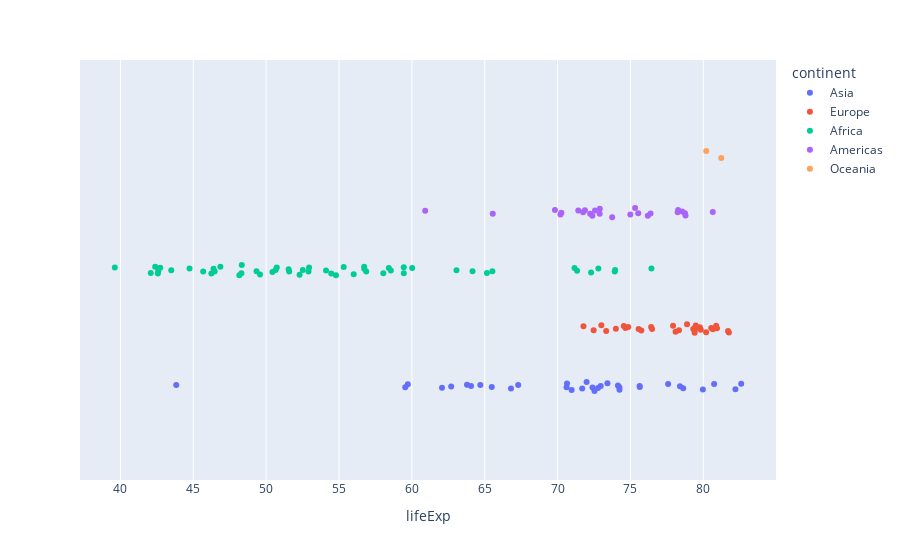

The cell this chart's notebook holds for it:
### Code cell
px.strip(df,
         x="lifeExp", 
         hover_name="country", 
         color= "continent"
        )

### Figure 1 — Plotly figure (JSON) as saved in the notebook; plotly's stock layout.template omitted (floating-point values rounded to 4 significant figures)
{"data": [{"alignmentgroup": "True", "boxpoints": "all", "fillcolor": "rgba(255,255,255,0)", "hoveron": "points", "hovertemplate": "<b>%{hovertext}</b><br><br>continent=Asia<br>lifeExp=%{x}<extra></extra>", "hovertext": ["Afghanistan", "Bahrain", "Bangladesh", "Cambodia", "China", "Hong Kong, China", "India", "Indonesia", "Iran", "Iraq", "Israel", "Japan", "Jordan", "Korea, Dem. Rep.", "Korea, Rep.", "Kuwait", "Lebanon", "Malaysia", "Mongolia", "Myanmar", "Nepal", "Oman", "Pakistan", "Philippines", "Saudi Arabia", "Singapore", "Sri Lanka", "Syria", "Taiwan", "Thailand", "Vietnam", "West Bank and Gaza", "Yemen, Rep."], "legendgroup": "Asia", "line": {"color": "rgba(255,255,255,0)"}, "marker": {"color": "#636efa"}, "name": "Asia", "offsetgroup": "Asia", "orientation": "h", "pointpos": 0, "showlegend": true, "type": "box", "x": [43.83, 75.64, 64.06, 59.72, 72.96, 82.21, 64.7, 70.65, 70.96, 59.55, 80.75, 82.6, 72.53, 67.3, 78.62, 77.59, 71.99, 74.24, 66.8, 62.07, 63.78, 75.64, 65.48, 71.69, 72.78, 79.97, 72.4, 74.14, 78.4, 70.62, 74.25, 73.42, 62.7], "x0": " ", "xaxis": "x", "y0": " ", "yaxis": "y"}, {"alignmentgroup": "True", "boxpoints": "all", "fillcolor": "rgba(255,255,255,0)", "hoveron": "points", "hovertemplate": "<b>%{hovertext}</b><br><br>continent=Europe<br>lifeExp=%{x}<extra></extra>", "hovertext": ["Albania", "Austria", "Belgium", "Bosnia and Herzegovina", "Bulgaria", "Croatia", "Czech Republic", "Denmark", "Finland", "France", "Germany", "Greece", "Hungary", "Iceland", "Ireland", "Italy", "Montenegro", "Netherlands", "Norway", "Poland", "Portugal", "Romania", "Serbia", "Slovak Republic", "Slovenia", "Spain", "Sweden", "Switzerland", "Turkey", "United Kingdom"], "legendgroup": "Europe", "line": {"color": "rgba(255,255,255,0)"}, "marker": {"color": "#EF553B"}, "name": "Europe", "offsetgroup": "Europe", "orientation": "h", "pointpos": 0, "showlegend": true, "type": "box", "x": [76.42, 79.83, 79.44, 74.85, 73.0, 75.75, 76.49, 78.33, 79.31, 80.66, 79.41, 79.48, 73.34, 81.76, 78.89, 80.55, 74.54, 79.76, 80.2, 75.56, 78.1, 72.48, 74.0, 74.66, 77.93, 80.94, 80.88, 81.7, 71.78, 79.42], "x0": " ", "xaxis": "x", "y0": " ", "yaxis": "y"}, {"alignmentgroup": "True", "boxpoints": "all", "fillcolor": "rgba(255,255,255,0)", "hoveron": "points", "hovertemplate": "<b>%{hovertext}</b><br><br>continent=Africa<br>lifeExp=%{x}<extra></extra>", "hovertext": ["Algeria", "Angola", "Benin", "Botswana", "Burkina Faso", "Burundi", "Cameroon", "Central African Republic", "Chad", "Comoros", "Congo, Dem. Rep.", "Congo, Rep.", "Cote d'Ivoire", "Djibouti", "Egypt", "Equatorial Guinea", "Eritrea", "Ethiopia", "Gabon", "Gambia", "Ghana", "Guinea", "Guinea-Bissau", "Kenya", "Lesotho", "Liberia", "Libya", "Madagascar", "Malawi", "Mali", "Mauritania", "Mauritius", "Morocco", "Mozambique", "Namibia", "Niger", "Nigeria", "Reunion", "Rwanda", "Sao Tome and Principe", "Senegal", "Sierra Leone", "Somalia", "South Africa", "Sudan", "Swaziland", "Tanzania", "Togo", "Tunisia", "Uganda", "Zambia", "Zimbabwe"], "legendgroup": "Africa", "line": {"color": "rgba(255,255,255,0)"}, "marker": {"color": "#00cc96"}, "name": "Africa", "offsetgroup": "Africa", "orientation": "h", "pointpos": 0, "showlegend": true, "type": "box", "x": [72.3, 42.73, 56.73, 50.73, 52.3, 49.58, 50.43, 44.74, 50.65, 65.15, 46.46, 55.32, 48.33, 54.79, 71.34, 51.58, 58.04, 52.95, 56.73, 59.45, 60.02, 56.01, 46.39, 54.11, 42.59, 45.68, 73.95, 59.44, 48.3, 54.47, 64.16, 72.8, 71.16, 42.08, 52.91, 56.87, 46.86, 76.44, 46.24, 65.53, 63.06, 42.57, 48.16, 49.34, 58.56, 39.61, 52.52, 58.42, 73.92, 51.54, 42.38, 43.49], "x0": " ", "xaxis": "x", "y0": " ", "yaxis": "y"}, {"alignmentgroup": "True", "boxpoints": "all", "fillcolor": "rgba(255,255,255,0)", "hoveron": "points", "hovertemplate": "<b>%{hovertext}</b><br><br>continent=Americas<br>lifeExp=%{x}<extra></extra>", "hovertext": ["Argentina", "Bolivia", "Brazil", "Canada", "Chile", "Colombia", "Costa Rica", "Cuba", "Dominican Republic", "Ecuador", "El Salvador", "Guatemala", "Haiti", "Honduras", "Jamaica", "Mexico", "Nicaragua", "Panama", "Paraguay", "Peru", "Puerto Rico", "Trinidad and Tobago", "United States", "Uruguay", "Venezuela"], "legendgroup": "Americas", "line": {"color": "rgba(255,255,255,0)"}, "marker": {"color": "#ab63fa"}, "name": "Americas", "offsetgroup": "Americas", "orientation": "h", "pointpos": 0, "showlegend": true, "type": "box", "x": [75.32, 65.55, 72.39, 80.65, 78.55, 72.89, 78.78, 78.27, 72.23, 74.99, 71.88, 70.26, 60.92, 70.2, 72.57, 76.19, 72.9, 75.54, 71.75, 71.42, 78.75, 69.82, 78.24, 76.38, 73.75], "x0": " ", "xaxis": "x", "y0": " ", "yaxis": "y"}, {"alignmentgroup": "True", "boxpoints": "all", "fillcolor": "rgba(255,255,255,0)", "hoveron": "points", "hovertemplate": "<b>%{hovertext}</b><br><br>continent=Oceania<br>lifeExp=%{x}<extra></extra>", "hovertext": ["Australia", "New Zealand"], "legendgroup": "Oceania", "line": {"color": "rgba(255,255,255,0)"}, "marker": {"color": "#FFA15A"}, "name": "Oceania", "offsetgroup": "Oceania", "orientation": "h", "pointpos": 0, "showlegend": true, "type": "box", "x": [81.23, 80.2], "x0": " ", "xaxis": "x", "y0": " ", "yaxis": "y"}], "layout": {"boxmode": "group", "legend": {"title": {"text": "continent"}, "tracegroupgap": 0}, "margin": {"t": 60}, "xaxis": {"anchor": "y", "domain": [0, 1], "title": {"text": "lifeExp"}}, "yaxis": {"anchor": "x", "domain": [0, 1]}}}
